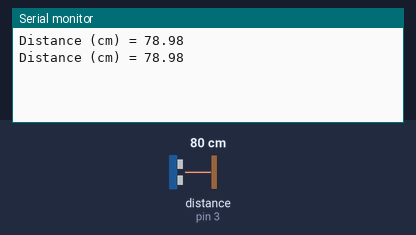
Bench run of a sketch on a simulated Arduino Uno, built with avr-gcc and run on an emulated ATmega328P. Shown: the last lines printed to the serial monitor. Wiring (inferred from the names in the program): ultrasonic range finder: trigger pin 2; echo pin 3. The test bench sets the inputs (shaded band); at power-on: distance to the obstacle (sensor on pin 3) 80 cm. The echo pulse lasts 58.3 µs per cm.

Above: at 1.8 s.
1.9 s: distance to the obstacle (sensor on pin 3) set to 2 cm
At 2.7 s:
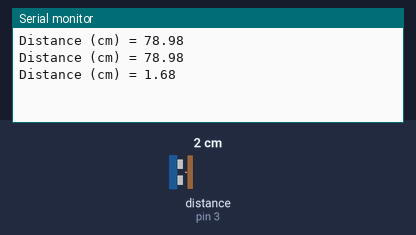
3.4 s: distance to the obstacle (sensor on pin 3) set to 4 cm
At 4.3 s:
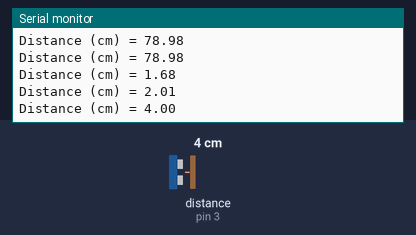
Timing chart, 0 to 6.4 s (numbered marks = the images above; inputs shaded):
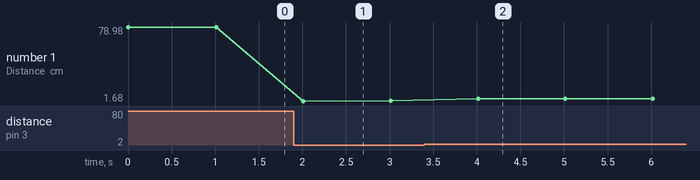

Measured:
- after the input at 1.9 s, the serial monitor: prints a new line after 0.11 s (image 1)
- after the input at 3.4 s, the serial monitor: prints a new line after 0.61 s (image 2)
- plotted number 1: 78.98 → 2.01 after the input at 1.9 s, 2.01 → 4 after the input at 3.4 s

The sketch:

Distance.ino
```cpp
// (licence header left out)
#define TRIGGER_PIN 2  //Broche Trigger
#define ECHO_PIN 3     //Broche Echo

#define SOUND_VELOCITY 0.034 //Vitesse en cm/us

float distance = 0.0;

void setup() {

  Serial.begin(115200);         //Communication à 9600 bauds
  pinMode(TRIGGER_PIN, OUTPUT); //Broche Trigger en sortie
  pinMode(ECHO_PIN, INPUT);     //Broche Echo en entrée

  digitalWrite(TRIGGER_PIN, LOW);

}//End setup

void loop() {

  digitalWrite(TRIGGER_PIN, HIGH); //Envoie une impulsion de 10µs
  delayMicroseconds(10);
  digitalWrite(TRIGGER_PIN, LOW);

  int duration = pulseIn(ECHO_PIN, HIGH); //Récupère le temps à l'état Haut de la broche ECHO

  distance = duration * SOUND_VELOCITY/2; //Distance en cm

  Serial.print("Distance (cm) = ");
  Serial.println(distance);

  delay(1000);
}
```
